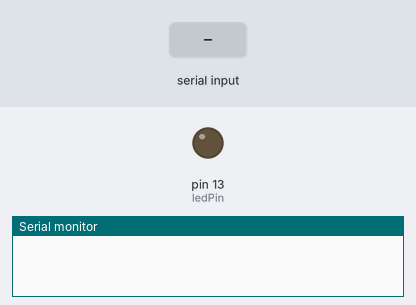
This sketch was run on a simulated Arduino Uno, built with avr-gcc and run on an emulated ATmega328P. On the bench: output pins drawn as LEDs (lit = HIGH), the last lines printed to the serial monitor. The inputs (shaded band) are chosen by the test bench.

Above: at 1.2 s.
1.3 s: "1" received over Serial
At 1.6 s:
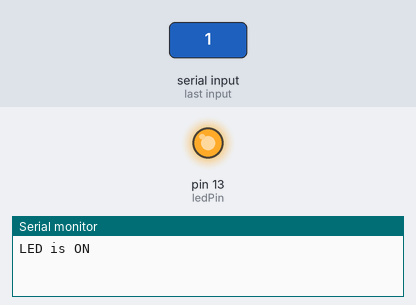
2.8 s: "0" received over Serial
At 3.9 s:
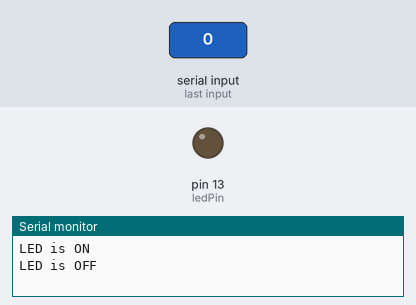
Timing chart, 0 to 5.8 s (numbered marks = the images above; inputs shaded):
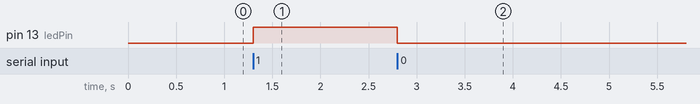

The sketch:

Serial_Blink.ino
```cpp
int ledPin = 13; // Pin number for the built-in LED
char command;    // Variable to store the received command

void setup() {
  Serial.begin(9600);
  pinMode(ledPin, OUTPUT);
  digitalWrite(ledPin, LOW); // Initial state is off
}

void loop() {
  if (Serial.available() > 0) {
    // Read the incoming command
    command = Serial.read();

    // Process the received command
    if (command == '1') {
      digitalWrite(ledPin, HIGH); // Turn on the LED
      Serial.println("LED is ON");
    } else if (command == '0') {
      digitalWrite(ledPin, LOW); // Turn off the LED
      Serial.println("LED is OFF");
    }
  }

  // Your other code here
}
```

Measured:
- after the input at 1.3 s, pin 13 (ledPin): LOW → HIGH at once
- after the input at 2.8 s, pin 13 (ledPin): HIGH → LOW at once
